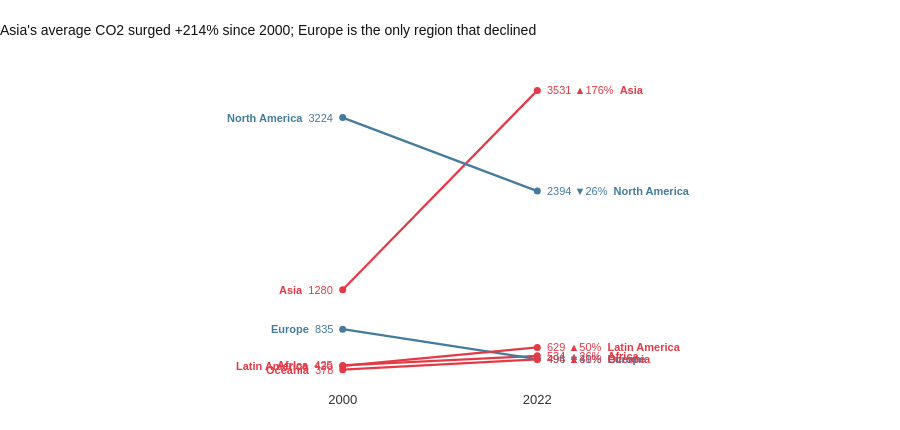

Notebook source saved alongside this figure:
### Markdown cell above
---
## Task 2 — Slopegraph: Regional Change 2000 vs 2022

**What to build:** A slopegraph comparing **average regional CO2 emissions** between 2000 and 2022.

**Requirements:**
- One line per region (not per country — aggregate first)
- Colour: regions that increased = one colour; decreased = another
- Values labelled at both ends of each line
- No y-axis tick labels (the endpoint labels make them redundant)
- Insight title stating which regions moved most

> 💡 `df.groupby(['Region','Year'])['CO2_Mt'].mean().reset_index()` then filter to 2000 and 2022

### Code cell
# Task 2 — Slopegraph: regional averages
# Regions in dataset: Asia, Europe, North America, Latin America, Africa, Oceania
# Asia increased the most; Europe is the only region that declined

COLOR_UP   = '#E63946'   # increased → red
COLOR_DOWN = '#457B9D'   # decreased → blue

# Aggregate to regional means, pull out 2000 and 2022 endpoints
regional = (
    df.groupby(['Region', 'Year'])['CO2_Mt']
    .mean()
    .reset_index()
)
slope_df = regional[regional['Year'].isin([2000, 2022])]

pivot = slope_df.pivot(index='Region', columns='Year', values='CO2_Mt').reset_index()
pivot.columns = ['Region', 'y2000', 'y2022']
pivot['increased']  = pivot['y2022'] > pivot['y2000']
pivot['pct_change'] = ((pivot['y2022'] - pivot['y2000']) / pivot['y2000'] * 100).round(0).astype(int)

fig = go.Figure()

for _, row in pivot.iterrows():
    color  = COLOR_UP if row['increased'] else COLOR_DOWN
    region = row['Region']

    # Slope line
    fig.add_trace(go.Scatter(
        x=[2000, 2022],
        y=[row['y2000'], row['y2022']],
        mode='lines+markers',
        line=dict(color=color, width=2.2),
        marker=dict(size=7, color=color),
        showlegend=False,
        hovertemplate=f"{region}<br>%{{x}}: %{{y:.0f}} Mt<extra></extra>"
    ))

    # Left label (2000)
    fig.add_annotation(
        x=2000, y=row['y2000'],
        text=f"<b>{region}</b>  {row['y2000']:.0f}",
        showarrow=False, xanchor='right', xshift=-8,
        font=dict(size=11, color=color, family='Arial')
    )

    # Right label (2022) — include % change direction
    arrow = '▲' if row['increased'] else '▼'
    fig.add_annotation(
        x=2022, y=row['y2022'],
        text=f"{row['y2022']:.0f} {arrow}{abs(row['pct_change'])}%  <b>{region}</b>",
        showarrow=False, xanchor='left', xshift=8,
        font=dict(size=11, color=color, family='Arial')
    )

fig.update_layout(
    title=dict(
        text="Asia's average CO2 surged +214% since 2000; Europe is the only region that declined",
        font=dict(size=14, family='Arial', color='#111111'),
        x=0, xanchor='left'
    ),
    plot_bgcolor='white',
    paper_bgcolor='white',
    font=dict(family='Arial'),
    xaxis=dict(
        tickvals=[2000, 2022],
        ticktext=['2000', '2022'],
        showgrid=False, showline=False,
        tickfont=dict(size=13, color='#333333', family='Arial'),
        range=[1985, 2037]   # padding for labels on both sides
    ),
    yaxis=dict(
        showticklabels=False,   # endpoint labels replace axis ticks
        showgrid=False, showline=False, zeroline=False
    ),
    margin=dict(l=210, r=230, t=70, b=40),
    height=430
)

fig.show()

### Figure 1 — Plotly figure (JSON) as saved in the notebook; plotly's stock layout.template omitted (floating-point values rounded to 4 significant figures)
{"data": [{"hovertemplate": "Africa<br>%{x}: %{y:.0f} Mt<extra></extra>", "line": {"color": "#E63946", "width": 2.2}, "marker": {"color": "#E63946", "size": 7}, "mode": "lines+markers", "showlegend": false, "type": "scatter", "x": [2000, 2022], "y": [425.4, 534.4]}, {"hovertemplate": "Asia<br>%{x}: %{y:.0f} Mt<extra></extra>", "line": {"color": "#E63946", "width": 2.2}, "marker": {"color": "#E63946", "size": 7}, "mode": "lines+markers", "showlegend": false, "type": "scatter", "x": [2000, 2022], "y": [1280.0, 3531.0]}, {"hovertemplate": "Europe<br>%{x}: %{y:.0f} Mt<extra></extra>", "line": {"color": "#457B9D", "width": 2.2}, "marker": {"color": "#457B9D", "size": 7}, "mode": "lines+markers", "showlegend": false, "type": "scatter", "x": [2000, 2022], "y": [834.9, 496.5]}, {"hovertemplate": "Latin America<br>%{x}: %{y:.0f} Mt<extra></extra>", "line": {"color": "#E63946", "width": 2.2}, "marker": {"color": "#E63946", "size": 7}, "mode": "lines+markers", "showlegend": false, "type": "scatter", "x": [2000, 2022], "y": [419.9, 629.1]}, {"hovertemplate": "North America<br>%{x}: %{y:.0f} Mt<extra></extra>", "line": {"color": "#457B9D", "width": 2.2}, "marker": {"color": "#457B9D", "size": 7}, "mode": "lines+markers", "showlegend": false, "type": "scatter", "x": [2000, 2022], "y": [3224.0, 2394.0]}, {"hovertemplate": "Oceania<br>%{x}: %{y:.0f} Mt<extra></extra>", "line": {"color": "#E63946", "width": 2.2}, "marker": {"color": "#E63946", "size": 7}, "mode": "lines+markers", "showlegend": false, "type": "scatter", "x": [2000, 2022], "y": [378.4, 493.7]}], "layout": {"annotations": [{"font": {"color": "#E63946", "family": "Arial", "size": 11}, "showarrow": false, "text": "<b>Africa</b>  425", "x": 2000, "xanchor": "right", "xshift": -8, "y": 425.4}, {"font": {"color": "#E63946", "family": "Arial", "size": 11}, "showarrow": false, "text": "534 ▲26%  <b>Africa</b>", "x": 2022, "xanchor": "left", "xshift": 8, "y": 534.4}, {"font": {"color": "#E63946", "family": "Arial", "size": 11}, "showarrow": false, "text": "<b>Asia</b>  1280", "x": 2000, "xanchor": "right", "xshift": -8, "y": 1280.0}, {"font": {"color": "#E63946", "family": "Arial", "size": 11}, "showarrow": false, "text": "3531 ▲176%  <b>Asia</b>", "x": 2022, "xanchor": "left", "xshift": 8, "y": 3531.0}, {"font": {"color": "#457B9D", "family": "Arial", "size": 11}, "showarrow": false, "text": "<b>Europe</b>  835", "x": 2000, "xanchor": "right", "xshift": -8, "y": 834.9}, {"font": {"color": "#457B9D", "family": "Arial", "size": 11}, "showarrow": false, "text": "496 ▼41%  <b>Europe</b>", "x": 2022, "xanchor": "left", "xshift": 8, "y": 496.5}, {"font": {"color": "#E63946", "family": "Arial", "size": 11}, "showarrow": false, "text": "<b>Latin America</b>  420", "x": 2000, "xanchor": "right", "xshift": -8, "y": 419.9}, {"font": {"color": "#E63946", "family": "Arial", "size": 11}, "showarrow": false, "text": "629 ▲50%  <b>Latin America</b>", "x": 2022, "xanchor": "left", "xshift": 8, "y": 629.1}, {"font": {"color": "#457B9D", "family": "Arial", "size": 11}, "showarrow": false, "text": "<b>North America</b>  3224", "x": 2000, "xanchor": "right", "xshift": -8, "y": 3224.0}, {"font": {"color": "#457B9D", "family": "Arial", "size": 11}, "showarrow": false, "text": "2394 ▼26%  <b>North America</b>", "x": 2022, "xanchor": "left", "xshift": 8, "y": 2394.0}, {"font": {"color": "#E63946", "family": "Arial", "size": 11}, "showarrow": false, "text": "<b>Oceania</b>  378", "x": 2000, "xanchor": "right", "xshift": -8, "y": 378.4}, {"font": {"color": "#E63946", "family": "Arial", "size": 11}, "showarrow": false, "text": "494 ▲30%  <b>Oceania</b>", "x": 2022, "xanchor": "left", "xshift": 8, "y": 493.7}], "font": {"family": "Arial"}, "height": 430, "margin": {"b": 40, "l": 210, "r": 230, "t": 70}, "paper_bgcolor": "white", "plot_bgcolor": "white", "title": {"font": {"color": "#111111", "family": "Arial", "size": 14}, "text": "Asia's average CO2 surged +214% since 2000; Europe is the only region that declined", "x": 0, "xanchor": "left"}, "xaxis": {"range": [1985, 2037], "showgrid": false, "showline": false, "tickfont": {"color": "#333333", "family": "Arial", "size": 13}, "ticktext": ["2000", "2022"], "tickvals": [2000, 2022]}, "yaxis": {"showgrid": false, "showline": false, "showticklabels": false, "zeroline": false}}}
